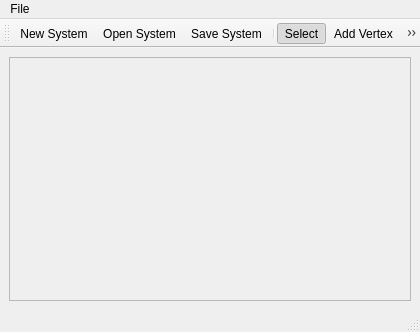
<ui version="4.0" >
 <class>GraphEditor</class>
 <widget class="QMainWindow" name="GraphEditor" >
  <property name="windowModality" >
   <enum>Qt::ApplicationModal</enum>
  </property>
  <property name="geometry" >
   <rect>
    <x>0</x>
    <y>0</y>
    <width>420</width>
    <height>332</height>
   </rect>
  </property>
  <property name="windowTitle" >
   <string>Program Graph Editor</string>
  </property>
  <property name="styleSheet" >
   <string notr="true" >QWidget, QMenuBar::item {
	background-color: qlineargradient(x1: 0, y1: 0, x2: 0, y2: 1,
                                      stop: 0 #c5d8ef, stop: 1 #89a5c3);
}

QLabel, QSlider {
	background-color: transparent;
}</string>
  </property>
  <widget class="QWidget" name="centralwidget" >
   <property name="geometry" >
    <rect>
     <x>0</x>
     <y>59</y>
     <width>420</width>
     <height>252</height>
    </rect>
   </property>
   <layout class="QVBoxLayout" name="verticalLayout" >
    <item>
     <layout class="QHBoxLayout" name="horizontalLayout" >
      <item>
       <widget class="QScrollArea" name="graphArea" >
        <property name="widgetResizable" >
         <bool>false</bool>
        </property>
        <widget class="QWidget" name="scrollAreaWidgetContents" >
         <property name="geometry" >
          <rect>
           <x>0</x>
           <y>0</y>
           <width>398</width>
           <height>230</height>
          </rect>
         </property>
        </widget>
       </widget>
      </item>
     </layout>
    </item>
   </layout>
  </widget>
  <widget class="QMenuBar" name="menubar" >
   <property name="geometry" >
    <rect>
     <x>0</x>
     <y>0</y>
     <width>420</width>
     <height>22</height>
    </rect>
   </property>
   <widget class="QMenu" name="menuFile" >
    <property name="title" >
     <string>File</string>
    </property>
    <addaction name="actionNew_System" />
    <addaction name="actionOpen_System" />
    <addaction name="actionSave_System" />
    <addaction name="actionSave_System_As" />
    <addaction name="actionExit" />
   </widget>
   <addaction name="menuFile" />
  </widget>
  <widget class="QStatusBar" name="statusbar" >
   <property name="geometry" >
    <rect>
     <x>0</x>
     <y>311</y>
     <width>420</width>
     <height>21</height>
    </rect>
   </property>
  </widget>
  <widget class="QToolBar" name="toolBar" >
   <property name="geometry" >
    <rect>
     <x>0</x>
     <y>22</y>
     <width>420</width>
     <height>37</height>
    </rect>
   </property>
   <property name="windowTitle" >
    <string>toolBar</string>
   </property>
   <attribute name="toolBarArea" >
    <enum>TopToolBarArea</enum>
   </attribute>
   <attribute name="toolBarBreak" >
    <bool>false</bool>
   </attribute>
   <addaction name="actionNew_System" />
   <addaction name="actionOpen_System" />
   <addaction name="actionSave_System" />
   <addaction name="separator" />
   <addaction name="actionSelect" />
   <addaction name="actionVertex" />
   <addaction name="actionEdge" />
  </widget>
  <action name="actionSelect" >
   <property name="checkable" >
    <bool>true</bool>
   </property>
   <property name="checked" >
    <bool>true</bool>
   </property>
   <property name="icon" >
    <iconset resource="resources.qrc" >
     <normaloff>:/pics/pics/select.png</normaloff>:/pics/pics/select.png</iconset>
   </property>
   <property name="text" >
    <string>Select</string>
   </property>
   <property name="shortcut" >
    <string>Alt+1</string>
   </property>
  </action>
  <action name="actionVertex" >
   <property name="checkable" >
    <bool>true</bool>
   </property>
   <property name="icon" >
    <iconset resource="resources.qrc" >
     <normaloff>:/pics/pics/vertex.png</normaloff>:/pics/pics/vertex.png</iconset>
   </property>
   <property name="text" >
    <string>Add Vertex</string>
   </property>
   <property name="shortcut" >
    <string>Alt+2</string>
   </property>
  </action>
  <action name="actionEdge" >
   <property name="checkable" >
    <bool>true</bool>
   </property>
   <property name="icon" >
    <iconset resource="resources.qrc" >
     <normaloff>:/pics/pics/edge.png</normaloff>:/pics/pics/edge.png</iconset>
   </property>
   <property name="text" >
    <string>Add Edge</string>
   </property>
   <property name="shortcut" >
    <string>Alt+3</string>
   </property>
  </action>
  <action name="actionNew_System" >
   <property name="icon" >
    <iconset resource="resources.qrc" >
     <normaloff>:/pics/pics/page.png</normaloff>:/pics/pics/page.png</iconset>
   </property>
   <property name="text" >
    <string>New System</string>
   </property>
   <property name="shortcut" >
    <string>Ctrl+N</string>
   </property>
  </action>
  <action name="actionOpen_System" >
   <property name="icon" >
    <iconset resource="resources.qrc" >
     <normaloff>:/pics/pics/folder.png</normaloff>:/pics/pics/folder.png</iconset>
   </property>
   <property name="text" >
    <string>Open System</string>
   </property>
   <property name="shortcut" >
    <string>Ctrl+O</string>
   </property>
  </action>
  <action name="actionSave_System" >
   <property name="icon" >
    <iconset resource="resources.qrc" >
     <normaloff>:/pics/pics/cd.png</normaloff>:/pics/pics/cd.png</iconset>
   </property>
   <property name="text" >
    <string>Save System</string>
   </property>
   <property name="shortcut" >
    <string>Ctrl+S</string>
   </property>
  </action>
  <action name="actionSave_System_As" >
   <property name="text" >
    <string>Save System As...</string>
   </property>
   <property name="shortcut" >
    <string>Ctrl+Shift+S</string>
   </property>
  </action>
  <action name="actionExit" >
   <property name="text" >
    <string>Exit</string>
   </property>
   <property name="shortcut" >
    <string>Ctrl+X</string>
   </property>
  </action>
 </widget>
 <resources>
  <include location="resources.qrc" />
 </resources>
 <connections>
  <connection>
   <sender>actionSelect</sender>
   <signal>triggered()</signal>
   <receiver>GraphEditor</receiver>
   <slot>toggleSelect()</slot>
   <hints>
    <hint type="sourcelabel" >
     <x>-1</x>
     <y>-1</y>
    </hint>
    <hint type="destinationlabel" >
     <x>209</x>
     <y>165</y>
    </hint>
   </hints>
  </connection>
  <connection>
   <sender>actionVertex</sender>
   <signal>triggered()</signal>
   <receiver>GraphEditor</receiver>
   <slot>toggleVertex()</slot>
   <hints>
    <hint type="sourcelabel" >
     <x>-1</x>
     <y>-1</y>
    </hint>
    <hint type="destinationlabel" >
     <x>209</x>
     <y>165</y>
    </hint>
   </hints>
  </connection>
  <connection>
   <sender>actionEdge</sender>
   <signal>triggered()</signal>
   <receiver>GraphEditor</receiver>
   <slot>toggleEdge()</slot>
   <hints>
    <hint type="sourcelabel" >
     <x>-1</x>
     <y>-1</y>
    </hint>
    <hint type="destinationlabel" >
     <x>209</x>
     <y>165</y>
    </hint>
   </hints>
  </connection>
  <connection>
   <sender>actionNew_System</sender>
   <signal>triggered()</signal>
   <receiver>GraphEditor</receiver>
   <slot>New()</slot>
   <hints>
    <hint type="sourcelabel" >
     <x>-1</x>
     <y>-1</y>
    </hint>
    <hint type="destinationlabel" >
     <x>209</x>
     <y>165</y>
    </hint>
   </hints>
  </connection>
  <connection>
   <sender>actionOpen_System</sender>
   <signal>triggered()</signal>
   <receiver>GraphEditor</receiver>
   <slot>Open()</slot>
   <hints>
    <hint type="sourcelabel" >
     <x>-1</x>
     <y>-1</y>
    </hint>
    <hint type="destinationlabel" >
     <x>209</x>
     <y>165</y>
    </hint>
   </hints>
  </connection>
  <connection>
   <sender>actionSave_System</sender>
   <signal>triggered()</signal>
   <receiver>GraphEditor</receiver>
   <slot>Save()</slot>
   <hints>
    <hint type="sourcelabel" >
     <x>-1</x>
     <y>-1</y>
    </hint>
    <hint type="destinationlabel" >
     <x>209</x>
     <y>165</y>
    </hint>
   </hints>
  </connection>
  <connection>
   <sender>actionSave_System_As</sender>
   <signal>triggered()</signal>
   <receiver>GraphEditor</receiver>
   <slot>SaveAs()</slot>
   <hints>
    <hint type="sourcelabel" >
     <x>-1</x>
     <y>-1</y>
    </hint>
    <hint type="destinationlabel" >
     <x>209</x>
     <y>165</y>
    </hint>
   </hints>
  </connection>
  <connection>
   <sender>actionExit</sender>
   <signal>triggered()</signal>
   <receiver>GraphEditor</receiver>
   <slot>close()</slot>
   <hints>
    <hint type="sourcelabel" >
     <x>-1</x>
     <y>-1</y>
    </hint>
    <hint type="destinationlabel" >
     <x>209</x>
     <y>165</y>
    </hint>
   </hints>
  </connection>
 </connections>
 <slots>
  <slot>toggleSelect()</slot>
  <slot>toggleVertex()</slot>
  <slot>toggleEdge()</slot>
  <slot>New()</slot>
  <slot>Open()</slot>
  <slot>Save()</slot>
  <slot>SaveAs()</slot>
 </slots>
</ui>
